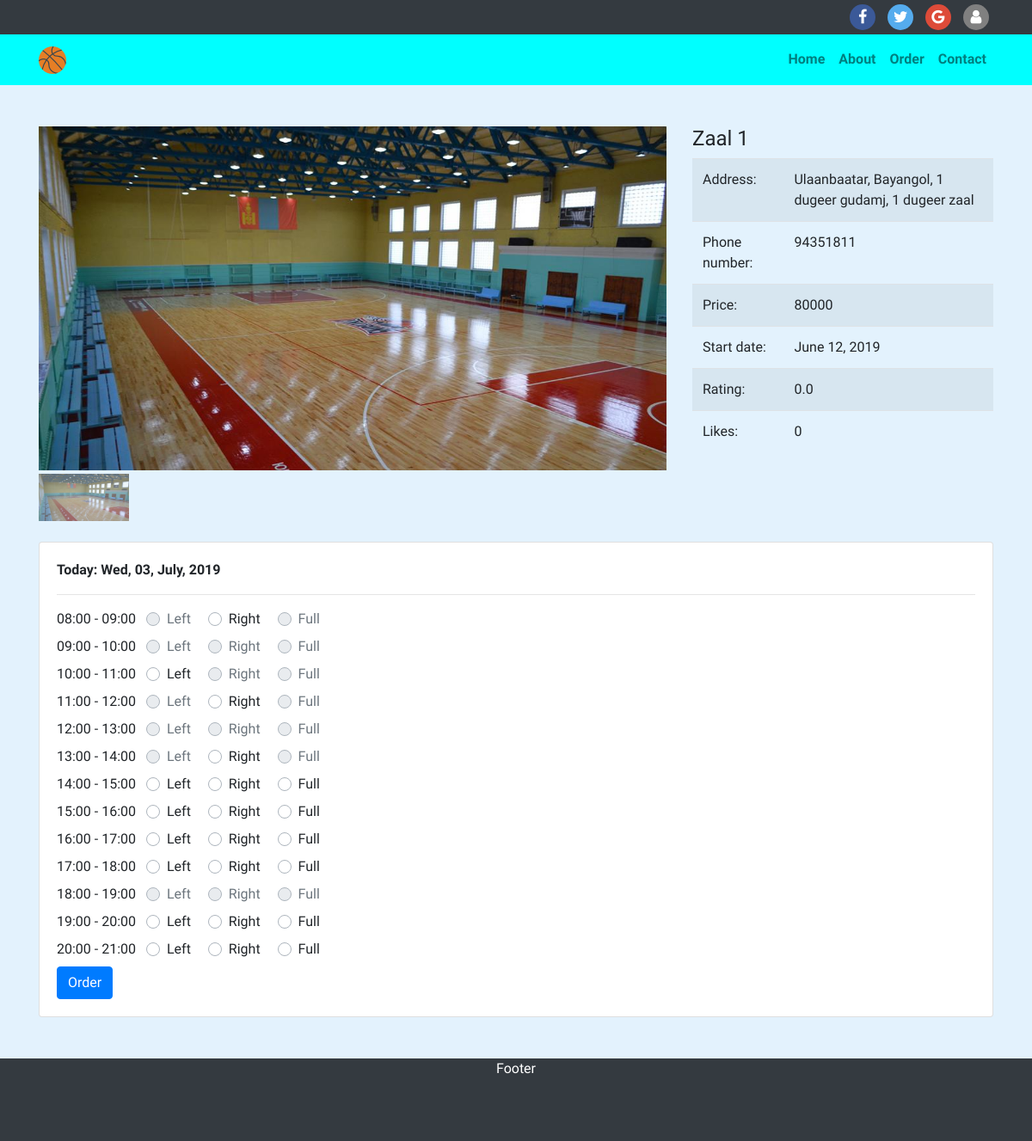
Page /court/6/ on the committed database.
### courts/models.py (models this page shows, shortened)
class CourtPhoto(models.Model):
	court = models.ForeignKey(Court, on_delete=models.CASCADE, related_name="photos")
	photo = models.ImageField(upload_to=user_directory_path, blank=True, null=True)
	uploaded_at = models.DateTimeField(auto_now_add=True)

class Court(models.Model):
	name = models.CharField(max_length=50, unique=True)
	description = models.TextField(blank=True)
	address = models.ForeignKey(Address, on_delete=models.SET_NULL, null=True, related_name='court_address')
	phone_number = models.CharField(max_length=8, unique=True)
	owner = models.ForeignKey(User, null=True, on_delete=models.CASCADE, related_name='court_owner')
	created_at = models.DateTimeField(auto_now_add=True)
	price = models.PositiveIntegerField(default=0)
	like = models.PositiveIntegerField(default=0)
	rating = models.FloatField(default=0)

class Address(models.Model):
	city = models.ForeignKey(City, on_delete=models.CASCADE)
	district = models.ForeignKey(District, on_delete=models.CASCADE)
	address1 = models.CharField(max_length=50)
	address2 = models.CharField(max_length=50)
	def __str__(self):
		return self.address1 + ", " + self.address2;

class City(models.Model):
	name = models.CharField(max_length=50, unique=True)
	def __str__(self):
		return self.name

class District(models.Model):
	city = models.ForeignKey(City, on_delete=models.CASCADE)
	name = models.CharField(max_length=50)
	def __str__(self):
		return self.name

### courts/views.py (the view, shortened to what this page needs)
# urls.py: path('court/<int:pk>/', views.court, name='court'),
def court(request, pk):
	court = Court.objects.get(pk=pk)
	photos = CourtPhoto.objects.filter(court=court)
	today = datetime.now()
	today_n = datetime.now().strftime("%w")
	timetable = TimeTable.objects.get(court=court, day=today_n)
	order = Order.objects.filter(court=court, order_date=today)
	times = getTimes(timetable, order)
	return render(request,  'court/court.html', {'court': court, 'photos': photos, 'today': today, 'order': order, 'times': times})

### courts/views.py (called while the page is built)
def getTimes(timetable, order):
	times = {}
	start = int(timetable.start[0:2])
	end = int(timetable.end[0:2])
	i = start
	while i < end - 1:
		start_time = formatTime(i)
		end_time = formatTime(i+1)
		side = ""
		for o in order:
			if o.start_time == start_time and o.end_time == end_time:
				if o.left_court:
					if o.right_court:
						side = "Full"
					else:
						side = "Left"
				else:
					side = "Right"
		times[start_time + " - " + end_time] = side
		i += 1
	return times

def formatTime(time):
	res = str(time)
	if(len(res) == 1):
		res = "0" + res;
	res = res + ":00"
	return res

### templates/court/court.html (shortened to what this page needs)
{% extends 'base.html' %}
{% load static %}
{% block content %}
<div class="container">
	<div class="row mt-5">
		<div class="col-sm-12 col-md-8">
			{% with court.photos.all|first as photo %}
				<img class="mainImage" src="{{photo.photo.url}}" alt="Main image" id="mainImage">
			{% endwith %}
			{% for photo in photos %}
				<img class="miniImage mt-1" src="{{photo.photo.url}}" alt="Mini image">
			{% endfor %}
		</div>
		<div class="col-sm-12 col-md-4">
			<h4>{{court.name}}</h4>
			<table class="table table-striped">
				<tr>
					<td>Address:</td>
					<td>{{court.address.city}}, {{court.address.district}}, {{court.address}}</td>
				</tr>
				<tr>
					<td>Phone number:</td>
					<td>{{court.phone_number}}</td>
				</tr>
				<tr>
					<td>Price:</td>
					<td>{{court.price}}</td>
				</tr>
				<tr>
					<td>Start date:</td>
					<td>{{court.created_at|date}}</td>
				</tr>
				<tr>
					<td>Rating:</td>
					<td>{{court.rating}}</td>
				</tr>
				<tr>
					<td>Likes:</td>
					<td>{{court.like}}</td>
				</tr>
			</table>
		</div>
	</div>
	<div class="card mt-4">
		<div class="card-body">
			<strong>Today: {{today|date:"D, d, N, Y"}}</strong><hr>
			<form method="post" enctype="multipart/form-data" novalidate>
				{% for time, side in times.items %}
				<label style="width: 100px;">{{time}}</label>
				<div class="custom-control custom-radio custom-control-inline">
					<label class="custom-control-label" for="{{time}}-l">Left</label>
				</div>
				<div class="custom-control custom-radio custom-control-inline">
					<label class="custom-control-label" for="{{time}}-r">Right</label>
				</div>
				<div class="custom-control custom-radio custom-control-inline">
					<label class="custom-control-label" for="{{time}}-f">Full</label>
				</div>
				<br>
				{% endfor %}
				<button type="submit" class="btn btn-primary">Order</button>
			</form>
		</div>
	</div>
</div>
{% endblock %}

### templates/court/court.html (style rules this page uses)
.mainImage { width: 100%; height: auto; max-height: 400px; }
.miniImage { width: 105px; height: 55px; opacity: 0.6; }

### templates/base.html (style rules this page uses)
body { background-color: #e3f2fd; font-family: 'Quicksand', sans-serif; }

### rows in the picture
CourtPhoto: photo (picture)
Court: name "Zaal 1", address.city "Ulaanbaatar", address.district "Bayangol", address "1 dugeer gudamj, 1 dugeer zaal", phone_number "94351811", price "80000", created_at "June 12, 2019", rating "0.0", like "0"

### other values in the picture
{{ time }} "08:00 - 09:00" "09:00 - 10:00" "10:00 - 11:00" "11:00 - 12:00" "12:00 - 13:00" "13:00 - 14:00" "14:00 - 15:00" "15:00 - 16:00" "16:00 - 17:00" "17:00 - 18:00" "18:00 - 19:00" "19:00 - 20:00" "20:00 - 21:00"
